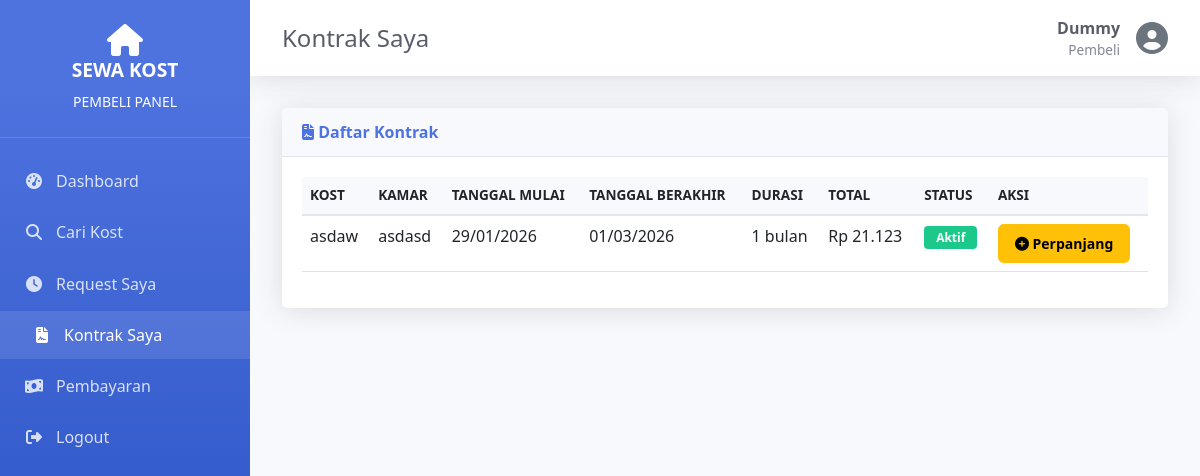
The app's page /pembeli/kontrak.php (signed in) with its own data.
### tables this page shows
CREATE TABLE `kontrak` (
  `id` int(11) NOT NULL AUTO_INCREMENT,
  `penyewa_id` int(11) NOT NULL,
  `kamar_id` int(11) NOT NULL,
  `tanggal_mulai` date NOT NULL,
  `tanggal_berakhir` date NOT NULL,
  `durasi_bulan` int(11) NOT NULL,
  `total_harga` decimal(12,2) NOT NULL,
  `status` enum('Aktif','Akan Berakhir','Selesai') DEFAULT 'Aktif',
  `created_at` timestamp NOT NULL DEFAULT current_timestamp(),
  PRIMARY KEY (`id`),
  KEY `penyewa_id` (`penyewa_id`),
  KEY `kamar_id` (`kamar_id`),
  CONSTRAINT `kontrak_ibfk_1` FOREIGN KEY (`penyewa_id`) REFERENCES `penyewa` (`id`) ON DELETE CASCADE,
  CONSTRAINT `kontrak_ibfk_2` FOREIGN KEY (`kamar_id`) REFERENCES `kamar` (`id`) ON DELETE CASCADE
);

CREATE TABLE `kost` (
  `id` int(11) NOT NULL AUTO_INCREMENT,
  `pemilik_id` int(11) NOT NULL,
  `nama_kost` varchar(100) NOT NULL,
  `alamat` text NOT NULL,
  `kota` varchar(50) DEFAULT NULL,
  `deskripsi` text DEFAULT NULL,
  `foto` varchar(255) DEFAULT NULL,
  `created_at` timestamp NOT NULL DEFAULT current_timestamp(),
  PRIMARY KEY (`id`),
  KEY `pemilik_id` (`pemilik_id`),
  CONSTRAINT `kost_ibfk_1` FOREIGN KEY (`pemilik_id`) REFERENCES `users` (`id`) ON DELETE CASCADE
);

CREATE TABLE `kamar` (
  `id` int(11) NOT NULL AUTO_INCREMENT,
  `kost_id` int(11) NOT NULL,
  `nomor_kamar` varchar(20) NOT NULL,
  `harga_sewa` decimal(12,2) NOT NULL,
  `status` enum('Kosong','Terisi','Maintenance') DEFAULT 'Kosong',
  `foto` varchar(255) DEFAULT NULL,
  `fasilitas` text DEFAULT NULL,
  `created_at` timestamp NOT NULL DEFAULT current_timestamp(),
  PRIMARY KEY (`id`),
  KEY `kost_id` (`kost_id`),
  CONSTRAINT `kamar_ibfk_1` FOREIGN KEY (`kost_id`) REFERENCES `kost` (`id`) ON DELETE CASCADE
);

### lib/auth.php (called while the page is built, shortened)
<?php
require_once __DIR__ . '/database.php';
class Auth {
    public static function id() {
        return $_SESSION['user_id'] ?? null;
    }
}

### lib/database.php (called while the page is built, shortened)
<?php
class Database {
    private static $connection = null;
    public static function connect() {
        if (self::$connection === null) {
            self::$connection = new mysqli(DB_HOST, DB_USER, DB_PASS, DB_NAME);
            self::$connection->set_charset("utf8mb4");
        }
        return self::$connection;
    }
    public static function query($sql) {
        $conn = self::connect();
        $result = $conn->query($sql);
        return $result;
    }
    public static function fetchAll($sql) {
        $result = self::query($sql);
        $data = [];
        while ($row = $result->fetch_assoc()) {
            $data[] = $row;
        }
        return $data;
    }
}

### pembeli/kontrak.php (the view, shortened to what this page needs)
<?php
require_once __DIR__ . '/../lib/auth.php';
require_once __DIR__ . '/../lib/database.php';
$userId = Auth::id();
$kontrakData = Database::fetchAll("
    SELECT kt.*, k.nomor_kamar, ks.nama_kost, ks.alamat
    FROM kontrak kt
    JOIN penyewa p ON kt.penyewa_id = p.id
    JOIN kamar k ON kt.kamar_id = k.id
    JOIN kost ks ON k.kost_id = ks.id
    WHERE p.user_id = $userId
    ORDER BY kt.created_at DESC
");
include __DIR__ . '/../layout/header.php';
include __DIR__ . '/../layout/sidebar.php';
?>
<div class="card">
    <div class="card-header"><i class="fas fa-file-contract"></i> Daftar Kontrak</div>
    <div class="card-body">
        <?php if (empty($kontrakData)): ?>
            <div class="alert alert-info">
                <i class="fas fa-info-circle"></i> Belum ada kontrak.
                <a href="/coba_kost/pembeli/kost.php">Cari kost</a>
            </div>
        <?php else: ?>
            <div class="table-responsive">
                <table class="table table-hover">
                    <thead>
                        <tr>
                            <th>Kost</th>
                            <th>Kamar</th>
                            <th>Tanggal Mulai</th>
                            <th>Tanggal Berakhir</th>
                            <th>Durasi</th>
                            <th>Total</th>
                            <th>Status</th>
                            <th>Aksi</th>
                        </tr>
                    </thead>
                    <tbody>
                        <?php foreach ($kontrakData as $k): ?>
                            <tr>
                                <td><?php echo htmlspecialchars($k['nama_kost']); ?></td>
                                <td><?php echo htmlspecialchars($k['nomor_kamar']); ?></td>
                                <td><?php echo date('d/m/Y', strtotime($k['tanggal_mulai'])); ?></td>
                                <td><?php echo date('d/m/Y', strtotime($k['tanggal_berakhir'])); ?></td>
                                <td><?php echo $k['durasi_bulan']; ?> bulan</td>
                                <td>Rp <?php echo number_format($k['total_harga'], 0, ',', '.'); ?></td>
                                <td>
                                    <span class="badge badge-status badge-<?php echo strtolower($k['status']); ?>">
                                        <?php echo $k['status']; ?>
                                    </span>
                                </td>
                                <td>
                                    <?php if ($k['status'] === 'Aktif'): ?>
                                        <a href="/coba_kost/pembeli/perpanjang_kontrak.php?id=<?php echo $k['id']; ?>"
                                           class="btn btn-warning btn-sm">
                                            <i class="fas fa-plus-circle"></i> Perpanjang
                                        </a>
                                    <?php endif; ?>
                                </td>
                            </tr>
                        <?php endforeach; ?>
                    </tbody>
                </table>
            </div>
        <?php endif; ?>
    </div>
</div>
<?php include __DIR__ . '/../layout/footer.php'; ?>

### assets/css/style.css (style rules this page uses)
:root { --primary-color: #4e73df; --secondary-color: #858796; --success-color: #1cc88a; --danger-color: #e74a3b; --warning-color: #f6c23e; --info-color: #36b9cc; --sidebar-width: 250px; }
* { margin: 0; padding: 0; box-sizing: border-box; }
body { font-family: 'Segoe UI', Tahoma, Geneva, Verdana, sans-serif; background-color: #f8f9fc; color: #5a5c69; }
.card { border: none; border-radius: 0.35rem; box-shadow: 0 0.15rem 1.75rem 0 rgba(58, 59, 69, 0.15); }
.card-header { background-color: #f8f9fc; border-bottom: 1px solid #e3e6f0; padding: 0.75rem 1.25rem; font-weight: bold; color: var(--primary-color); }
.card-body { padding: 1.25rem; }
.table { color: #5a5c69; }
.table thead th { background-color: #f8f9fc; border-bottom: 2px solid #e3e6f0; font-weight: bold; text-transform: uppercase; font-size: 0.85rem; }
.badge-status { padding: 0.35rem 0.75rem; font-size: 0.75rem; font-weight: bold; }
.badge-aktif { background-color: var(--success-color); }
.btn { padding: 0.5rem 1rem; border-radius: 0.35rem; font-weight: 600; transition: all 0.3s; }
.badge-status { padding: 0.35rem 0.75rem; font-size: 0.75rem; font-weight: bold; border-radius: 0.25rem; }

### records on screen
kontrak: kost.nama_kost "asdaw", kamar.nomor_kamar "asdasd", tanggal_mulai "29/01/2026", tanggal_berakhir "01/03/2026", durasi_bulan "1", total_harga "21.123", status "Aktif"

### other values on screen
$role "PEMBELI"
$pageTitle "Kontrak Saya"
$user['nama_lengkap'] "Dummy"
$user['role'] "Pembeli"
